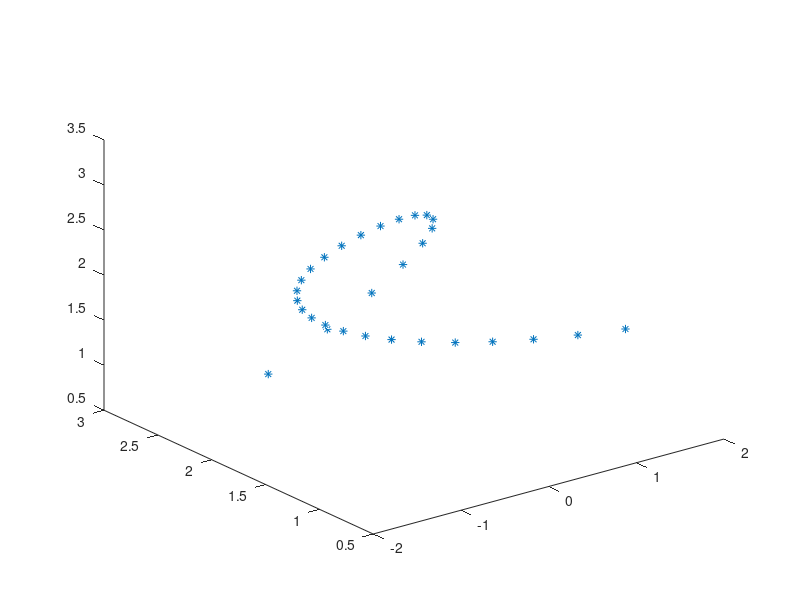

Here is the MATLAB script that generated this plot: (Note: this script raises an error after producing the figure.)
numOfFrames = 30;
numOfControls = 5;
control_frames = round(linspace(1, 30, numOfControls));

%%
[control_X, control_Y] = ginput(numOfControls);
[control_Z, dummy] = ginput(numOfControls);

%%
control_X = rand(numOfControls, 1);
control_Y = rand(numOfControls, 1);
control_Z = rand(numOfControls, 1);

%% scale
control_X = control_X*4 - 2;
control_Y = control_Y*4;
control_Z = control_Z*3;

X = interp1(control_frames, control_X, 1:30, 'spline');
Y = interp1(control_frames, control_Y, 1:30, 'spline');
Z = interp1(control_frames, control_Z, 1:30, 'spline');

plot3(X, Y, Z, '*');

%%
for i = 1:numOfFrames
    fprintf('frame %d\n', i-1);
    fprintf('TRANS       %f %f %f\n', X(i), Y(i), Z(i));
    fprintf('ROTAT       0 180 0\n');
    fprintf('SCALE       3 3 3\n');
end

%% a fixed camera
for i = 1:numOfFrames
    fprintf('frame %d\n', i-1);
    fprintf('EYE         0 4.5 12\n');
    fprintf('VIEW        0 0 -1\n');
    fprintf('UP          0 1 0\n');
end

%% a fixed object
for i = 1:numOfFrames
    fprintf('frame %d\n', i-1);
    fprintf('TRANS       0 10 0\n');
    fprintf('ROTAT       0 0 90\n');
    fprintf('SCALE       .3 3 3\n');
end

%% 
addpath('S:\fall2012\CIS565(GPU)\Project1-Raytracer\PROJ1_WIN\Release\renders');

writerObj = VideoWriter('video.avi');
writerObj.FrameRate = 1;

open(writerObj);

for n = 1:30
   fname = sprintf('sampleScene.%d.bmp', n-1);
   frame = imread(fname);
   writeVideo(writerObj, frame);
end

close(writerObj);